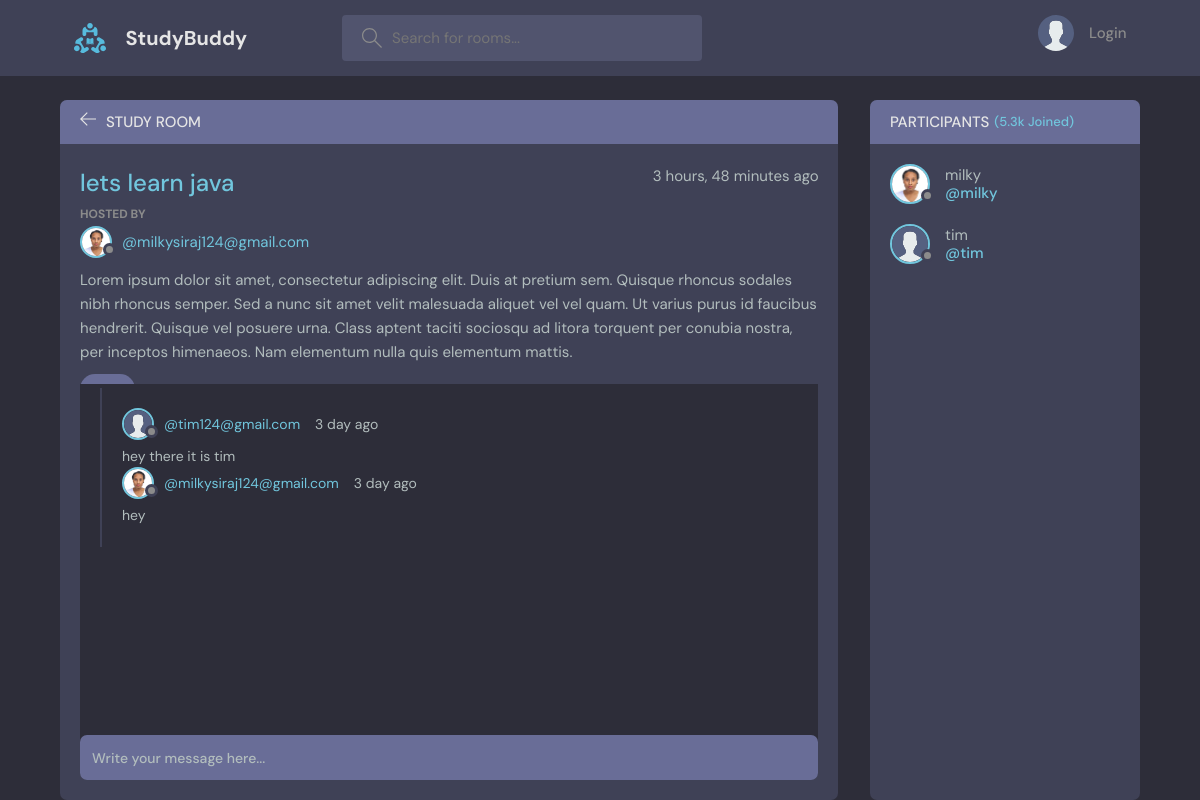
The page /room/1/ on the database its author committed.
### base/models.py (models this page shows, shortened)
class Room(models.Model):
    host=models.ForeignKey(User, on_delete=models.SET_NULL, null=True)
    topic=models.ForeignKey(Topic, on_delete=models.SET_NULL, null=True)
    name=models.CharField(max_length=200)
    description=models.TextField(null=True, blank=True)
    participants=models.ManyToManyField(User,related_name='participants', blank=True)
    updated = models.DateTimeField(auto_now=True)
    created = models.DateTimeField(auto_now_add=True)
    class Meta:
        ordering=['-updated', '-created']

class User(AbstractUser):
    name = models.CharField(max_length=200, null=True)
    email = models.EmailField(unique=True, null=True)
    bio =  models.TextField(null=True)
    avatar = models.ImageField(null=True, default="avatar.svg")
    USERNAME_FIELD = 'email'
    REQUIRED_FIELDS = []

class Message(models.Model):
    user=models.ForeignKey(User, on_delete=models.CASCADE)
    room=models.ForeignKey(Room, on_delete=models.CASCADE)
    body=models.TextField()
    updated = models.DateTimeField(auto_now=True)
    created = models.DateTimeField(auto_now_add=True)
    class Meta:
        ordering=['-updated', '-created']

### base/views.py (the view, shortened to what this page needs)
# urls.py: path('room/<str:pk>/', views.room, name="room"),
def room(request, pk):
    room=Room.objects.get(id=pk)
    room_messages=room.message_set.all()
    participants=room.participants.all()
    context={'room': room, 'room_messages':room_messages, 'participants':participants}
    return render(request,'base/room.html', context)

### base/models.py (called while the page is built)
    def __str__(self):
        return self.name

### base/templates/base/room.html (shortened to what this page needs)
{% extends 'main.html' %} {% block content %}
<main class="profile-page layout layout--2">
  <div class="container">
    <div class="room">
      <div class="room__top">
        <div class="room__topLeft">
          <a href="{% url 'home' %}">
            <svg
              version="1.1"
              xmlns="http://www.w3.org/2000/svg"
              width="32"
              height="32"
              viewBox="0 0 32 32"
            >
              <title>arrow-left</title>
              <path
                d="M13.723 2.286l-13.723 13.714 13.719 13.714 1.616-1.611-10.96-10.96h27.625v-2.286h-27.625l10.965-10.965-1.616-1.607z"
              ></path>
            </svg>
          </a>
          <h3>Study Room</h3>
        </div>
      </div>
      <div class="room__box scroll">
        <div class="room__header scroll">
          <div class="room__info">
            <h3>{{room.name}}</h3>
            <span>{{room.created|timesince}} ago</span>
          </div>
          <div class="room__hosted">
            <p>Hosted By</p>
            <a
              href="{% url 'user-profile' room.host.id %}"
              class="room__author"
            >
              <div class="avatar avatar--small">
                <img src="{{room.host.avatar.url}}" />
              </div>
              <span>@{{room.host}}</span>
            </a>
          </div>
          <div class="room__details">{{room.description}}</div>
          <span class="room__topics">{{room.topic}}</span>
        </div>
        <div class="room__conversation">
          <div class="threads scroll">
            <div class="thread">
              {% for message in room_messages %}
              <div class="thread__top">
                <div class="thread__author">
                  <a href="#" class="thread__authorInfo">
                    <div class="avatar avatar--small">
                      <img src="{{message.user.avatar.url}}" />
                    </div>
                    <span>@{{message.user}}</span>
                  </a>
                  <span class="thread__date">3 day ago</span>
                </div>
              </div>
              <div class="thread__details">{{message.body}}</div>
              {% endfor %}
            </div>
          </div>
        </div>
      </div>
      <div class="room__message">
        <form action="" method="POST">
          <input name="body" placeholder="Write your message here..." />
        </form>
      </div>
    </div>
    <div class="participants">
      <h3 class="participants__top">Participants <span>(5.3k Joined)</span></h3>
      <div class="participants__list scroll">
        {% for user in participants %}
        <a href="{% url 'user-profile' user.id %}" class="participant">
          <div class="avatar avatar--medium">
            <img src="{{user.avatar.url}}" />
          </div>
          <p>
            {{user.username}}
            <span>@{{user.username}}</span>
          </p>
        </a>
        {% endfor %}
      </div>
    </div>
  </div>
</main>
{% endblock content %}

### rows shown on the page
Room: name "lets learn java", created "3 hours, 48 minutes", host.avatar (picture), host "milkysiraj124@gmail.com", description "Lorem ipsum dolor sit amet, consectetur adipiscing elit. Duis at pretium sem. Quisque rhoncus sodales nibh rhoncus semper. Sed a nunc sit amet velit malesuada aliquet vel vel quam. Ut varius purus id faucibus hendrerit. Quisque vel posuere urna. Class aptent taciti sociosqu ad litora torquent per conubia nostra, per inceptos himenaeos. Nam elementum nulla quis elementum mattis."
Message: user.avatar (placeholder picture), user "tim124@gmail.com", body "hey there it is tim"
Message: user.avatar (picture), user "milkysiraj124@gmail.com", body "hey"
User: avatar (picture), username "milky"
User: avatar (placeholder picture), username "tim"
